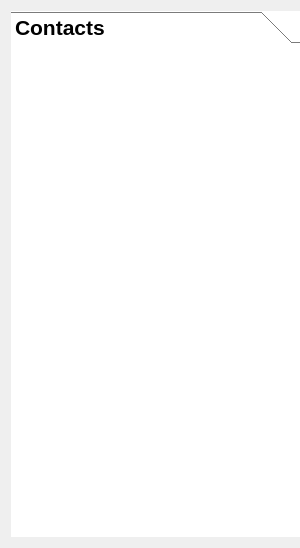
<?xml version="1.0" encoding="UTF-8"?>
<ui version="4.0">
 <class>ContactList</class>
 <widget class="QWidget" name="ContactList">
  <property name="geometry">
   <rect>
    <x>0</x>
    <y>0</y>
    <width>300</width>
    <height>548</height>
   </rect>
  </property>
  <property name="minimumSize">
   <size>
    <width>300</width>
    <height>0</height>
   </size>
  </property>
  <property name="maximumSize">
   <size>
    <width>300</width>
    <height>16777215</height>
   </size>
  </property>
  <property name="windowTitle">
   <string>Form</string>
  </property>
  <property name="styleSheet">
   <string notr="true"/>
  </property>
  <layout class="QVBoxLayout" name="verticalLayout">
   <item>
    <widget class="QToolBox" name="toolBox">
     <property name="sizePolicy">
      <sizepolicy hsizetype="Preferred" vsizetype="Preferred">
       <horstretch>0</horstretch>
       <verstretch>0</verstretch>
      </sizepolicy>
     </property>
     <property name="minimumSize">
      <size>
       <width>300</width>
       <height>0</height>
      </size>
     </property>
     <property name="font">
      <font>
       <pointsize>16</pointsize>
       <weight>75</weight>
       <bold>true</bold>
      </font>
     </property>
     <property name="styleSheet">
      <string notr="true">background-color:rgb(255, 255, 255)</string>
     </property>
     <property name="currentIndex">
      <number>0</number>
     </property>
     <property name="tabSpacing">
      <number>4</number>
     </property>
     <widget class="QWidget" name="page">
      <property name="geometry">
       <rect>
        <x>0</x>
        <y>0</y>
        <width>300</width>
        <height>18</height>
       </rect>
      </property>
      <property name="sizePolicy">
       <sizepolicy hsizetype="Preferred" vsizetype="Fixed">
        <horstretch>0</horstretch>
        <verstretch>0</verstretch>
       </sizepolicy>
      </property>
      <attribute name="label">
       <string>Contacts</string>
      </attribute>
      <layout class="QVBoxLayout" name="vLayout">
       <property name="spacing">
        <number>6</number>
       </property>
       <property name="sizeConstraint">
        <enum>QLayout::SetFixedSize</enum>
       </property>
       <property name="bottomMargin">
        <number>9</number>
       </property>
      </layout>
     </widget>
    </widget>
   </item>
  </layout>
 </widget>
 <resources/>
 <connections/>
</ui>
